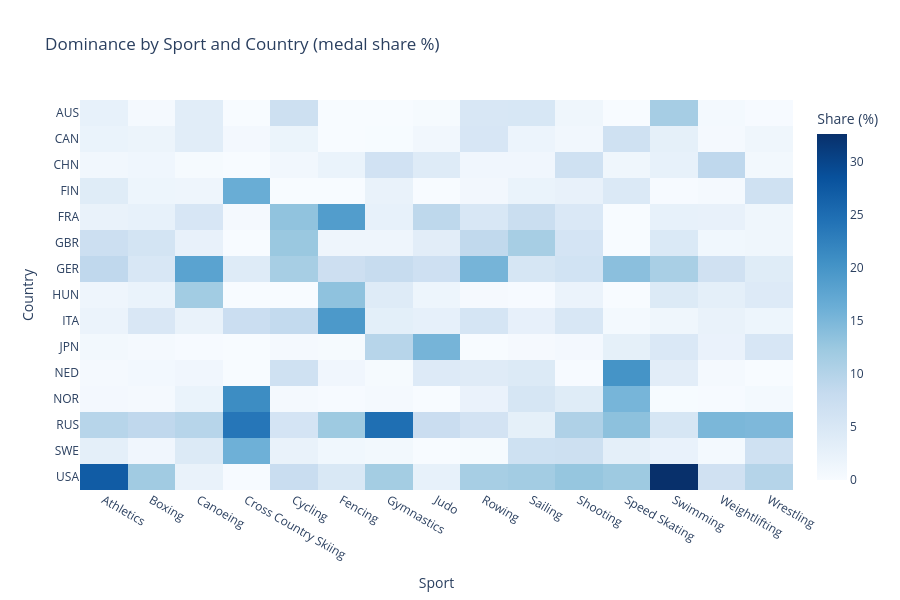

Notebook code cell kept with this figure:
### Markdown cell above
## Dominance by Sport and Country
The heatmap shows the medal share (%) for the top 15 countries and top 15 sports by total medals.
Darker cells indicate higher dominance. The USA stands out in Swimming and Athletics, while Russia (RUS) shows strength in Gymnastics and Cross Country Skiing. Italy (ITA) and France (FRA) dominate Fencing, Canada (CAN) leads in Ice Hockey, and the Netherlands (NED) in Speed Skating.
Note that the Soviet Union (URS) and East Germany (GDR) appear as separate entries, which dilutes their historical dominance across multiple country codes.

### Code cell
# medaglie per paese e sport
noc_sport = (medals.groupby(['NOC', 'Sport'])
                   .size()
                   .reset_index(name='noc_sport_count'))

# totale medaglie per sport
total_sport = (medals.groupby('Sport')
                     .size()
                     .reset_index(name='total_sport'))

# merge e calcolo share
noc_sport = noc_sport.merge(total_sport, on='Sport')
noc_sport['share'] = noc_sport['noc_sport_count'] / noc_sport['total_sport'] * 100

# top 15 sport per numero totale di medaglie
top_sports = (total_sport.nlargest(15, 'total_sport')['Sport'].tolist())

# top 15 paesi per medaglie totali
top_noc = (medals['NOC'].value_counts().head(15).index.tolist())

# filtra
heatmap_data = (noc_sport[noc_sport['Sport'].isin(top_sports) & 
                           noc_sport['NOC'].isin(top_noc)]
                .pivot(index='NOC', columns='Sport', values='share')
                .fillna(0))

fig = px.imshow(
    heatmap_data,
    title='Dominance by Sport and Country (medal share %)',
    labels=dict(color='Share (%)'),
    color_continuous_scale='Blues',
    aspect='auto'
)

fig.update_layout(
    template='plotly_white',
    height=600,
    xaxis_title='Sport',
    yaxis_title='Country'
)

fig.show()

### Figure 1 — Plotly figure (JSON) as saved in the notebook; plotly's stock layout.template omitted (floating-point values rounded to 4 significant figures; data arrays with more than 128 entries replaced by an {"elided": "..."} marker saying what was removed)
{"data": [{"coloraxis": "coloraxis", "hovertemplate": "Sport: %{x}<br>NOC: %{y}<br>Share (%): %{z}<extra></extra>", "name": "0", "type": "heatmap", "x": ["Athletics", "Boxing", "Canoeing", "Cross Country Skiing", "Cycling", "Fencing", "Gymnastics", "Judo", "Rowing", "Sailing", "Shooting", "Speed Skating", "Swimming", "Weightlifting", "Wrestling"], "xaxis": "x", "y": ["AUS", "CAN", "CHN", "FIN", "FRA", "GBR", "GER", "HUN", "ITA", "JPN", "NED", "NOR", "RUS", "SWE", "USA"], "yaxis": "y", "z": {"elided": "15x15 float values"}}], "layout": {"coloraxis": {"colorbar": {"title": {"text": "Share (%)"}}, "colorscale": [[0, "rgb(247,251,255)"], [0.125, "rgb(222,235,247)"], [0.25, "rgb(198,219,239)"], [0.375, "rgb(158,202,225)"], [0.5, "rgb(107,174,214)"], [0.625, "rgb(66,146,198)"], [0.75, "rgb(33,113,181)"], [0.875, "rgb(8,81,156)"], [1, "rgb(8,48,107)"]]}, "height": 600, "title": {"text": "Dominance by Sport and Country (medal share %)"}, "xaxis": {"anchor": "y", "domain": [0, 1], "title": {"text": "Sport"}}, "yaxis": {"anchor": "x", "autorange": "reversed", "domain": [0, 1], "title": {"text": "Country"}}}}
